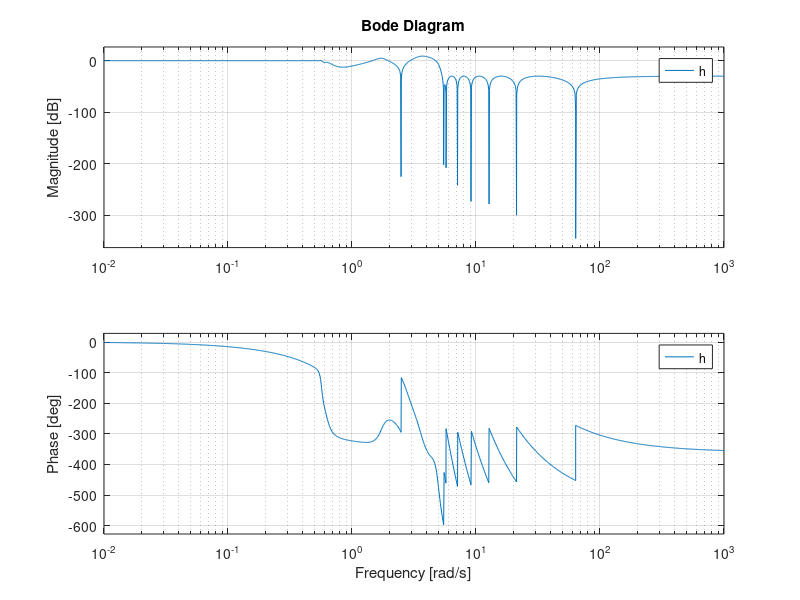

Source code (MATLAB):
order = 100
dBstopatt = 30
wstop = 1
[NumPoly DenomPoly] =cheby2(order,dBstopatt, wstop,'s')

h = tf(NumPoly, DenomPoly)

bode(h)

[z, p, k] = cheb2ap(3, 30)